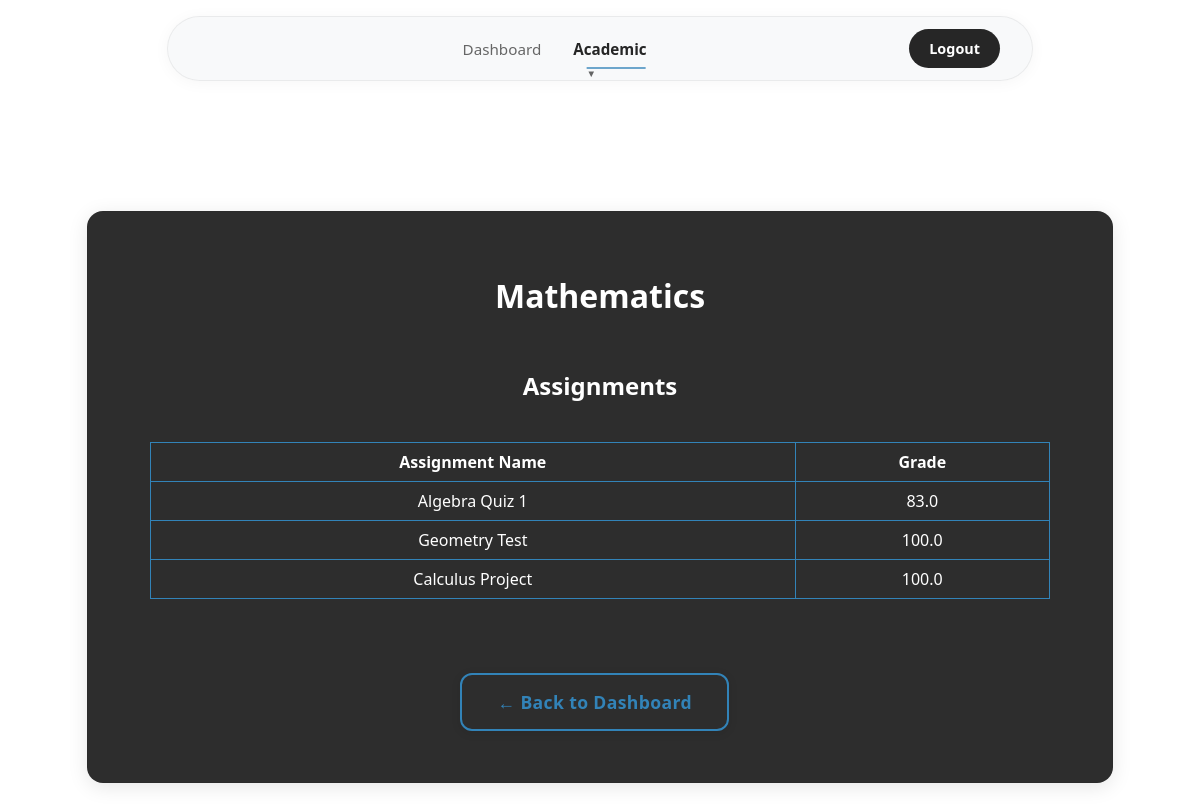
Screenshot of /subject/1 (signed in) with the database file from the repository.
### tables this page shows
CREATE TABLE subjects (
    id INTEGER PRIMARY KEY,
    name TEXT,
    teacher_id INTEGER REFERENCES users(id)
);

CREATE TABLE assignments (
    id INTEGER PRIMARY KEY,
    name TEXT,
    grade REAL,
    subject_id INTEGER,
    user_id INTEGER
);

### app.py (the view)
@app.route('/subject/<int:subject_id>')
def subject(subject_id):
    user_id = session.get('user_id')
    if not user_id:
        return redirect(url_for('login'))
    conn = get_db()
    cur = conn.cursor()
    cur.execute("SELECT name FROM subjects WHERE id=?", (subject_id,))
    sub = cur.fetchone()
    if not sub:
        return "Subject not found", 404
    cur.execute("SELECT name, grade FROM assignments WHERE subject_id=? AND user_id=?", (subject_id, user_id))
    assignments = cur.fetchall()
    return render_template('subject.html', subject=sub['name'], assignments=assignments)

### templates/subject.html (shortened to what this page needs)
<!DOCTYPE html>
<html>
<head>
    <link rel="stylesheet" href="/static/styles.css">
</head>
<body>
    <div class="navbar">
        <div class="navbar-container">
            <div class="navbar-links">
                <a href="/student_dashboard" class="nav-link">Dashboard</a>
                <div class="dropdown">
                    <a href="#" class="nav-link dropdown-trigger active">Academic</a>
                </div>
            </div>
            <div class="navbar-actions">
                <a href="/logout" class="nav-btn">Logout</a>
            </div>
        </div>
    </div>
    <div class="center-wrapper">
        <div class="dashboard-container card-3d">
            <h1>{{ subject }}</h1>
            <h2>Assignments</h2>
            <div class="table-wrapper">
                <table>
                    <thead>
                        <tr>
                            <th>Assignment Name</th>
                            <th>Grade</th>
                        </tr>
                    </thead>
                    <tbody>
                        {% for asgn in assignments %}
                        <tr>
                            <td>{{ asgn.name }}</td>
                            <td>{{ asgn.grade if asgn.grade and asgn.grade > 0 else 'Not graded yet' }}</td>
                        </tr>
                        {% else %}
                        <tr>
                            <td colspan="2" style="text-align: center; color: rgba(255,255,255,0.6); padding: 20px;">
                                No assignments yet.
                            </td>
                        </tr>
                        {% endfor %}
                    </tbody>
                </table>
            </div>
            <div class="action-buttons">
                <a class="btn-3d" href="/student_dashboard">← Back to Dashboard</a>
            </div>
        </div>
    </div>
</body>
</html>

### static/styles.css (style rules this page uses)
body { background: #ffffff; font-family: 'Segoe UI', 'Arial', sans-serif; color: #262626; margin: 0; padding: 0; min-height: 100vh; }
.navbar { background: transparent; backdrop-filter: none; -webkit-backdrop-filter: none; box-shadow: none; padding: 1rem 0; position: sticky; top: 0; left: 0; right: 0; z-index: 1000; margin-bottom: 0; border: none; width: 100%; }
.navbar-container { max-width: 800px; margin: 0 auto; display: flex; justify-content: space-between; align-items: center; padding: 0.75rem 2rem; height: auto; background: rgba(248, 249, 250, 0.9); backdrop-filter: blur(10px); -webkit-backdrop-filter: blur(10px); border-radius: 50px; border: 1px solid rgba(0, 0, 0, 0.06); box-shadow: 0 2px 16px rgba(0, 0, 0, 0.04); }
.navbar-actions { display: flex; align-items: center; gap: 1rem; }
.navbar-links { display: flex; gap: 2rem; align-items: center; justify-content: center; flex: 1; margin: 0; }
.nav-link { color: #666666; text-decoration: none; font-weight: 500; padding: 0.5rem 0; border-radius: 0; transition: all 0.2s ease; position: relative; font-size: 0.95rem; white-space: nowrap; border: none; background: transparent; }
.nav-link.active { color: #262626; background: transparent; box-shadow: none; border: none; transform: none; font-weight: 600; }
.nav-btn { background: #262626; color: #ffffff; text-decoration: none; font-weight: 600; padding: 0.625rem 1.25rem; border-radius: 25px; transition: all 0.2s ease; font-size: 0.9rem; white-space: nowrap; border: none; }
.nav-link.active::after { width: 80%; }
.nav-link::after { content: ''; position: absolute; bottom: -2px; left: 50%; width: 0; height: 2px; background: #3283b8; transition: all 0.3s ease; transform: translateX(-50%); }
.dropdown { position: relative; display: inline-block; }
.nav-link.dropdown-trigger::after { content: '▼'; font-size: 0.6rem; margin-left: 0.375rem; opacity: 0.7; transition: transform 0.2s ease; }
.dashboard-container { padding: 2.5em 2em; background: #262626; border-radius: 16px; max-width: 1200px; box-shadow: 0 4px 20px rgba(0, 0, 0, 0.1); width: 90%; margin: 2em auto; display: flex; flex-direction: column; align-items: center; border: 1px solid rgba(0, 0, 0, 0.05); }
.center-wrapper { display: flex; align-items: center; justify-content: center; min-height: 100vh; }
.card-3d { background: #2d2d2d; border-radius: 16px; box-shadow: 0 4px 20px rgba(0, 0, 0, 0.1); width: 80%; border: 1px solid rgba(0, 0, 0, 0.05); }
h1, h2, h3 { color: #ffffff;; text-align: center; margin-bottom: 1em; text-decoration: none; }
.btn-3d { background: #2d2d2d; color: hsl(204, 57%, 46%); border: 2px solid hsl(204, 57%, 46%); border-radius: 12px; padding: 0.85em 2em; font-size: 1.1em; font-weight: 600; box-shadow: 0 2px 10px rgba(0, 0, 0, 0.1); transition: transform 0.12s, box-shadow 0.12s; cursor: pointer; letter-spacing: 0.02em; margin: 0.6em 0.6em 0.6em 0; display: inline-block; text-align: center; text-decoration: none; }
.action-buttons { margin-top: 2em; text-align: center; }
.table-wrapper { width: 100%; max-width: 900px; overflow-x: auto; margin: 0 auto; }
table { width: 100%; max-width: 900px; border-collapse: collapse; margin: 1em auto 2em; }
th, td { padding: 8px; border: 1px solid #3283b8; text-align: center; text-decoration: none; color:#ffffff; }
.dashboard-container { max-width: 1200px; margin: 2em auto; padding: 2.5em 2em; }

### rows the page displays
subjects: name "Mathematics"
assignments: name "Algebra Quiz 1", grade "83.0"
assignments: name "Geometry Test", grade "100.0"
assignments: name "Calculus Project", grade "100.0"
